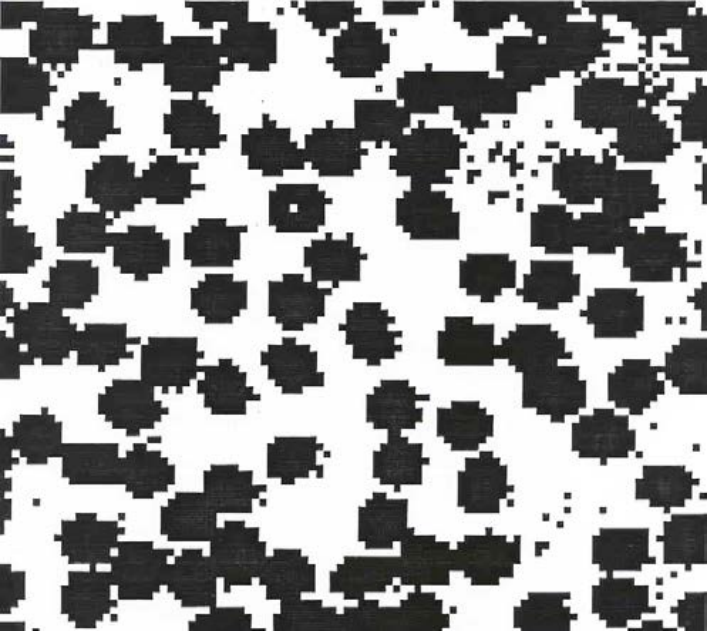
#> input picture 20522010_Nguyễn Minh Tiến_BT11/bloodcell.png, 710 x 632 px
$ python main.py   (older library calls are emulated)
#> lines starting #> are read from the running program, lines starting #| are printed output that depends on the picture; after the words box and inside, x2 and y2 are one past the last pixel; in counts of white or black regions, pixels touching at a corner belong together
import cv2
import numpy as np

#Import Image Blood Cells
image_blood = cv2.imread('bloodcell.png', 0)
#> image_blood: shape (632, 710); min 2, max 255, mean 150.2
member , img = cv2.threshold(image_blood, 100, 255, cv2.THRESH_BINARY_INV)
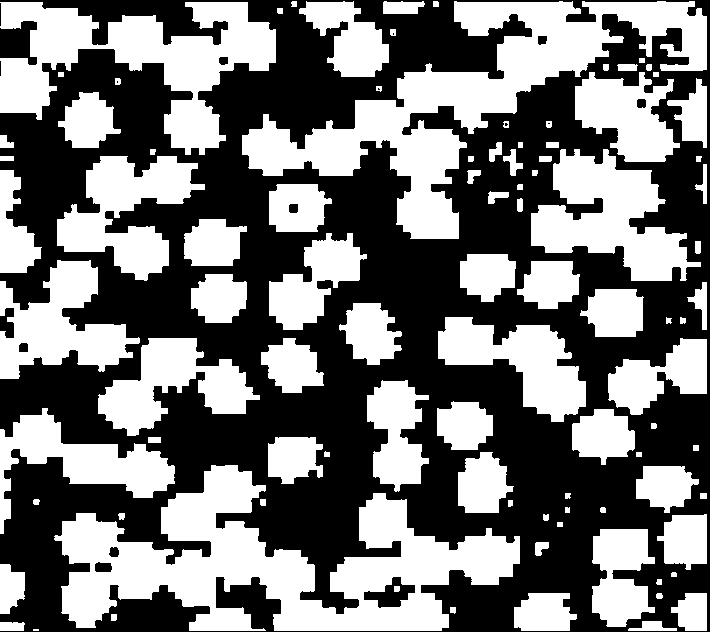
#> img: shape (632, 710); 46.3% white; 95 white regions (1 under 20 px), largest, box (x1, y1, x2, y2) and area: (54, 465, 520, 631) 35077, (242, 1, 707, 239) 29995, (0, 2, 276, 155) 17941

#Create kernel to filter this image
kernel_filter_1 = np.ones((7, 7), np.uint8)
img_erosion = cv2.erode(img, kernel_filter_1, iterations=3)
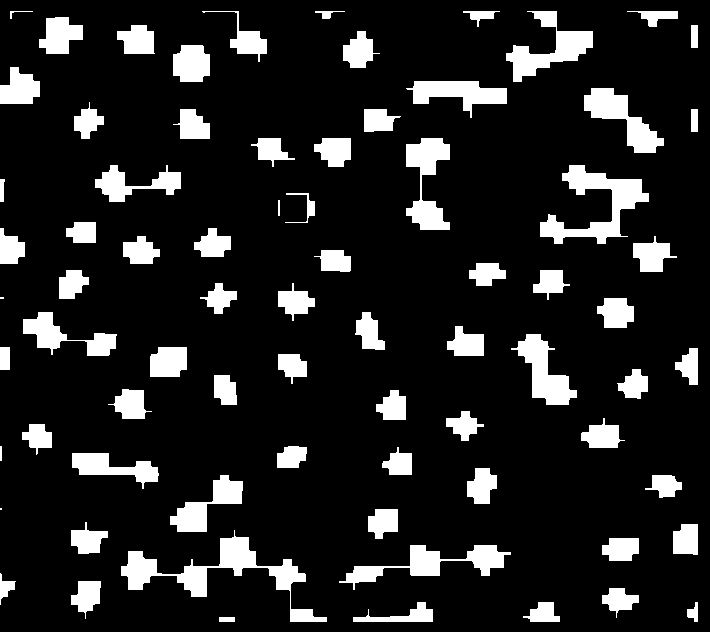
#> img_erosion: shape (632, 710); 13.6% white; 75 white regions (2 under 20 px), largest, box (x1, y1, x2, y2) and area: (121, 530, 327, 622) 3950, (540, 165, 649, 244) 3139, (339, 545, 511, 590) 2307
img_dilation = cv2.dilate(img_erosion, kernel_filter_1, iterations=1)
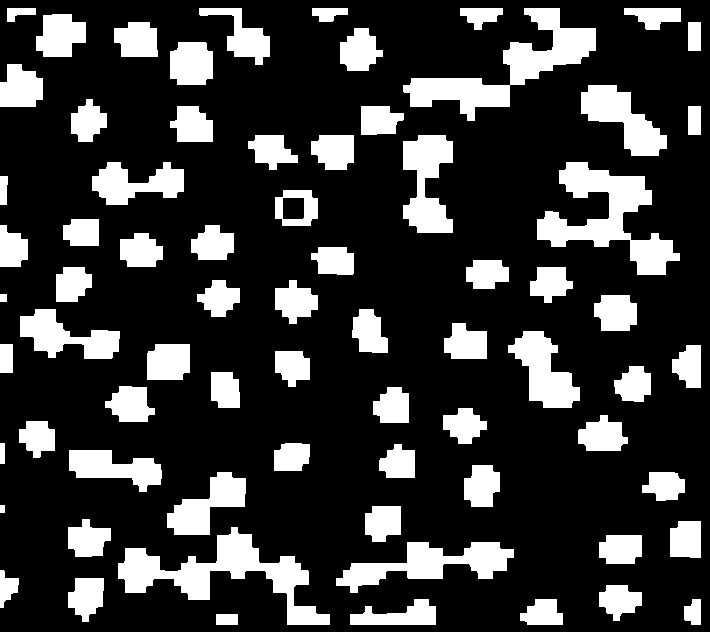
#> img_dilation: shape (632, 710); 22.1% white; 72 white regions, largest, box (x1, y1, x2, y2) and area: (118, 527, 330, 625) 6392, (537, 162, 680, 275) 6244, (403, 8, 596, 121) 6236

kernel_filter_2 = np.ones((7, 7), np.uint8)
img_erosion = cv2.erode(img_dilation, kernel_filter_2, iterations=1)

#Result
result = cv2.connectedComponentsWithStats(img_erosion, cv2.CV_32S)
(num_blood_cell, labels, stats, centroids) = result
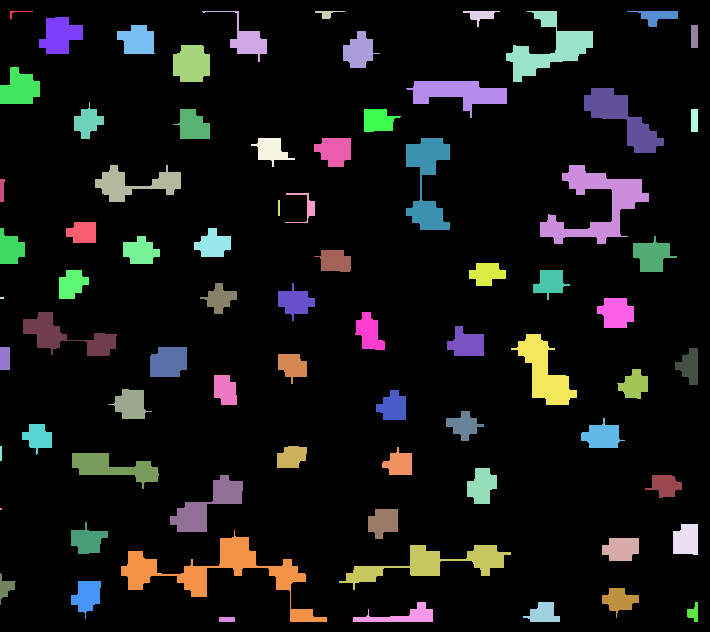
#> labels: shape (632, 710) int32; 76 distinct labels, from 0 to 75; one colour per label, 0 black
#> num_blood_cell = 76; stats = 76 rows, first 6: [0, 0, 710, 632, 387503], [10, 11, 23, 8, 39], [202, 11, 65, 51, 793], [315, 11, 30, 8, 101], [463, 11, 37, 16, 237], [506, 11, 87, 71, 2304]; centroids = 76 pairs, first value 0.5 to 694, second value 12.49 to 619
print('Number of Blood cells: ', num_blood_cell)
#| Number of Blood cells:  76

cv2.imshow('Result Image Morphology Erosion', img_erosion)
cv2.waitKey(0)
